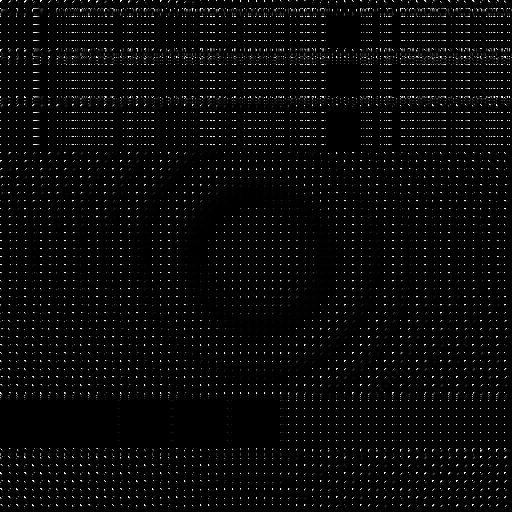

The Python source for this figure:
import numpy as np
import cv2
from matplotlib import pyplot as plt
from numpy.linalg import inv
import time
import sys

'''

'''


def dct_coeff():
    T = np.zeros([8, 8])
    for i in range(8):
        for j in range(8):
            if i == 0:
                T[i, j] = 1/np.sqrt(8)
            elif i > 0:
                T[i, j] = np.sqrt(2/8)*np.cos((2*j+1)*i*np.pi/16)
    return T


'''

'''


def quantization_level(n):
    Q50 = np.zeros([8, 8])

    Q50 = np.array([[16, 11, 10, 16, 24, 40, 51, 61],
                    [12, 12, 14, 19, 26, 58, 60, 55],
                    [14, 13, 16, 24, 40, 57, 69, 56],
                    [14, 17, 22, 29, 51, 87, 80, 62],
                    [18, 22, 37, 56, 68, 109, 103, 77],
                    [24, 35, 55, 64, 81, 104, 113, 92],
                    [49, 64, 78, 87, 103, 121, 120, 101],
                    [72, 92, 95, 98, 112, 100, 103, 99]])

    Q = np.zeros([8, 8])
    for i in range(8):
        for j in range(8):
            if n > 50:
                Q[i, j] = min(np.round((100-n)/50*Q50[i, j]), 255)
            else:
                Q[i, j] = min(np.round(50/n * Q50[i, j]), 255)
    return Q


def quantiz_div(a, b):
    tmp = np.zeros(a.shape)
    for i in range(8):
        for j in range(8):
            tmp[i, j] = np.round(a[i, j]/b[i, j])
    return tmp


def quantiz(D, Q):
    tmp = np.zeros(D.shape)
    mask = np.zeros([8, 8])
    for i in range(D.shape[0]//8):
        for j in range(D.shape[1]//8):
            mask = quantiz_div(D[8*i:8*i+8, 8*j:8*j+8], Q)
            tmp[8*i:8*i+8, 8*j:8*j+8] = mask
    return (tmp)


def decompress_mul(a, b):
    tmp = np.zeros(a.shape)
    for i in range(8):
        for j in range(8):
            tmp[i, j] = a[i, j]*b[i, j]
    return tmp


def decompress(C, Q, T, T_prime):
    R = np.zeros(C.shape)
    mask = np.zeros([8, 8])
    for i in range(C.shape[0]//8):
        for j in range(C.shape[1]//8):
            mask = decompress_mul(C[8*i:8*i+8, 8*j:8*j+8], Q)
            R[8*i:8*i+8, 8*j:8*j+8] = mask

    N = np.zeros(C.shape)

    for i in range(R.shape[0]//8):
        for j in range(R.shape[1]//8):
            mask = T_prime @ R[8*i:8*i+8, 8*j:8*j+8] @ T
            N[8*i:8*i+8, 8*j:8*j+8] = np.round(mask) + 128*np.ones([8, 8])

    return N


def Compress_img(file, level):

    I = cv2.imread(file)

    B, G, R = cv2.split(I)

    H = I.shape[0]
    W = I.shape[1]

    print("Image size: ", I.shape)

    B = B - 128*np.ones([H, W])
    G = G - 128*np.ones([H, W])
    R = R - 128*np.ones([H, W])

    T = dct_coeff()
    T_prime = inv(T)
    Q = quantization_level(level)

    D_R = dct(R, T, T_prime)
    D_G = dct(G, T, T_prime)
    D_B = dct(B, T, T_prime)

    tmp = cv2.merge((D_B, D_G, D_R))

    cv2.imwrite('DCT.jpg', tmp)

    C_R = quantiz(D_R, Q)
    C_R[C_R == 0] = 0
    C_G = quantiz(D_G, Q)
    C_G[C_G == 0] = 0
    C_B = quantiz(D_B, Q)
    C_B[C_B == 0] = 0

    tmp = cv2.merge((C_B, C_G, C_R))

    cv2.imwrite('After_Quantiz.jpg', tmp)
    return C_B, C_G, C_R, Q, T, T_prime


def Decompress_img(C_B, C_G, C_R, Q, T, T_prime):
    N_R = decompress(C_R, Q, T, T_prime)
    N_G = decompress(C_G, Q, T, T_prime)
    N_B = decompress(C_B, Q, T, T_prime)

    N_I = cv2.merge((N_B, N_G, N_R))
    stored = np.clip(np.round(N_I), 0, 255).astype(np.uint8)
    cv2.imwrite('Decompressed.jpg', stored)
    return stored


def Evaluate(original, reconstructed):
    """Fidelity of a reconstruction against the original image.

    Returns RMSE in grey levels and PSNR in dB, both computed against the original.
    The comparison is made in memory: writing the reconstruction to a JPEG and reading it
    back would fold the encoder's own loss into the codec's error figure.
    """
    diff = reconstructed.astype(np.float64) - original.astype(np.float64)
    mse = float(np.mean(np.square(diff)))
    rmse = float(np.sqrt(mse))
    psnr = float('inf') if mse == 0 else float(10 * np.log10(255.0 ** 2 / mse))
    return rmse, psnr

def dct(M,T,T_prime):
    dct_res = np.zeros(M.shape)
    mask = np.zeros([8,8])
    for i in range(M.shape[0]//8):
        for j in range(M.shape[1]//8):
            mask = M[8*i:8*i+8,8*j:8*j+8]
            dct_res[8*i:8*i+8,8*j:8*j+8] = T @ mask @ T_prime 
            
    return (dct_res)


if __name__ == "__main__":
    file = sys.argv[1]
    level = int(sys.argv[2])
    print("Filename: ", file)
    print("Level of compression: ", level)

    original = cv2.imread(file)

    print("Compressing....")
    start = time.time()
    C_B, C_G, C_R, Q, T, T_prime = Compress_img(file, level)
    time_comp = time.time()
    print("Compression Time: ", np.round(time_comp - start, 1), " sec")

    print("Decompressing...")
    reconstructed = Decompress_img(C_B, C_G, C_R, Q, T, T_prime)
    time_decomp = time.time()

    print("Decompression Time: ", np.round(time_decomp - time_comp, 1), " sec")

    end = time.time()
    print("Total: ", np.round(end - start, 1), " sec")
    rmse, psnr = Evaluate(original, reconstructed)
    print("RMSE (grey levels): ", np.round(rmse, 4))
    print("PSNR (dB): ", np.round(psnr, 2))
